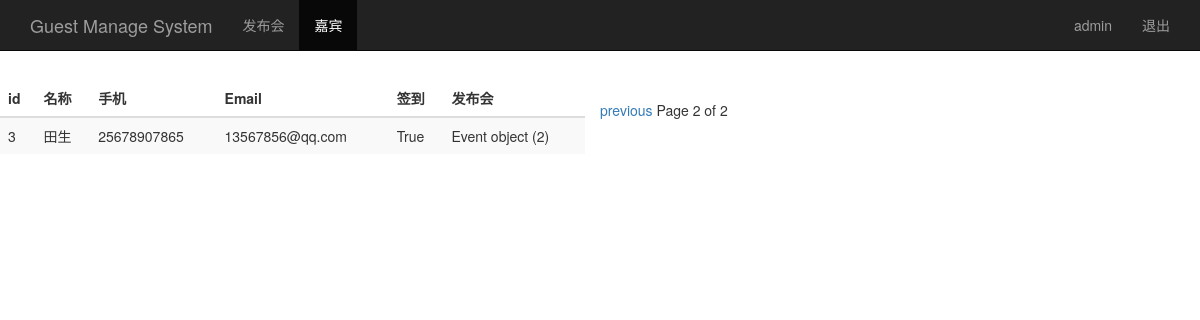
The app's page /guest_manage/?page=2 (signed in), older data.
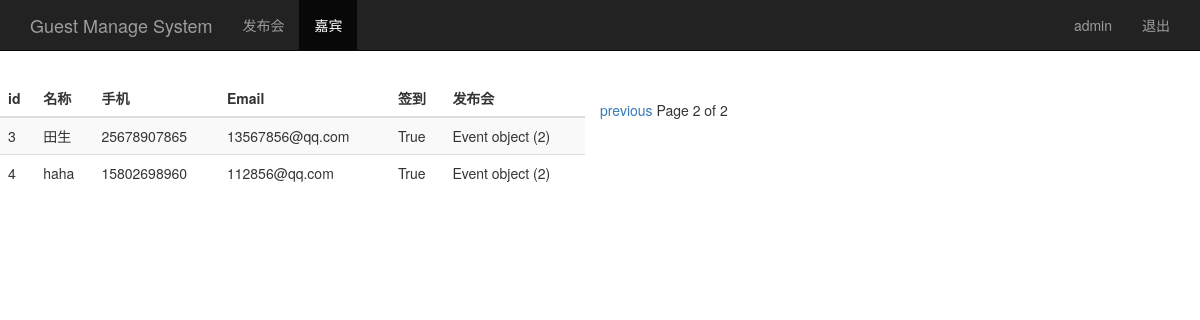
The same page, newer data.
### sign/models.py (models this page shows)
class Guest(models.Model):
    event = models.ForeignKey(Event)
    realname = models.CharField(max_length=64)
    phone = models.CharField(max_length=16)
    email = models.EmailField()
    sign = models.BooleanField()
    create_time = models.DateTimeField(auto_now=True)

class Event(models.Model):
    name = models.CharField(max_length=100)
    limit = models.IntegerField()
    status = models.BooleanField()
    address = models.CharField(max_length=200)
    start_time = models.DateTimeField('events time')
    create_time = models.DateTimeField(auto_now=True)

### sign/views.py (the view)
# urls.py: url(r'^guest_manage/$', views.guest_manage),
@login_required
def guest_manage(request):
    username = request.session.get('user', '')
    guest_list = Guest.objects.all()
    paginator = Paginator(guest_list, 2)
    page = request.GET.get('page')
    try:
        contacts = paginator.page(page)
    except PageNotAnInteger:
         contacts = paginator.page(1)
    except EmptyPage:
         contacts = paginator.page(paginator.num_pages)
    return render(request, "guest_manage.html", {"user": username, "guests": contacts})

### sign/templates/guest_manage.html (shortened to what this page needs)
<!DOCTYPE html>
<html lang="en">
<head>
    {% load bootstrap3 %}
    {% bootstrap_css %}
</head>
<body>
    <nav class="navbar navbar-inverse navbar-fixed-top">
        <div class="container">
            <div class="navbar-header">
                <a class="navbar-brand" href="/event_manage/">Guest Manage System</a>
            </div>
            <div id="navbar" class="collapse navbar-collapse">
                <ul class="nav navbar-nav">
                    <li><a href="/login_action/">发布会</a></li>
                    <li class="active"><a href="#">嘉宾</a></li>
                </ul>
                <ul class="nav navbar-nav navbar-right">
                    <li><a href="#">{{user}}</a></li>
                    <li><a href="/logout/">退出</a></li>
                </ul>
            </div>
        </div>
    </nav>
    <div class="row" style="padding-top: 80px;">
        <div class="col-md-6">
            <table class="table table-striped">
                <thead>
                    <tr>
                        <th>id</th>
                        <th>名称</th>
                        <th>手机</th>
                        <th>Email</th>
                        <th>签到</th>
                        <th>发布会</th>
                    </tr>
                </thead>
                <tbody>
                    {% for guest in guests %}
                    <tr>
                        <td>{{ guest.id }}</td>
                        <td>{{ guest.realname }}</td>
                        <td>{{ guest.phone }}</td>
                        <td>{{ guest.email }}</td>
                        <td>{{ guest.sign }}</td>
                        <td>{{ guest.event }}</td>
                    </tr>
                    {% endfor %}
                </tbody>
            </table>
        </div>
        <div class="pagination">
            <span class="step-links">{% if guests.has_previous %}
    <a href="?page={{ guests.previous_page_number }}">previous</a>
    {% endif %}
            <span class="current">Page {{ guests.number }} of {{ guests.paginator.num_pages }}</span>
            </span>
        </div>
    </div>
</body>
</html>

Row changes from the older to the newer data that the page shows:
added Guest: id "4", realname "haha", phone "15802698960", email "112856@qq.com", sign "True", event "Event object (2)"
